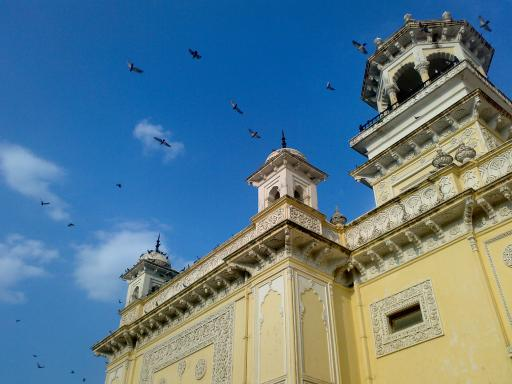
#> input picture Tutorials/Tutorial_6/home.jpg, 512 x 384 px
$ jupyter execute Tutorial6.ipynb   (older library calls are emulated)
#> lines starting #> are read from the running program, lines starting #| are printed output that depends on the picture; after the words box and inside, x2 and y2 are one past the last pixel; in counts of white or black regions, pixels touching at a corner belong together
# ECSE 415 - Intro. To Computer Vision
## Tutorial: Clustering and Segmentation

[cell 1]
import cv2
import numpy as np
from matplotlib import pyplot as plt
from skimage import segmentation, color
from skimage.future import graph
from skimage.segmentation import quickshift

## K-Means Clustering

[cell 2]
# generate data
data = np.float32(
       np.vstack((
       np.random.normal(loc=np.array([5,5]), scale=np.array([3,2]), size=(1000,2)),
       np.random.normal(loc=np.array([-5,-5]), scale=np.array([4,1]), size=(1000,2)))))

# before calling openCV's kmeans, we need to specify the stop criteria
# stop when either 100 iterations or an accuracy of 1 is reached
# define criteria = (type, max_iter=100, epsilon=1.0)
criteria = (cv2.TERM_CRITERIA_EPS + cv2.TERM_CRITERIA_MAX_ITER, 10, 1)


# set number of clusters
K = 2

# apply Kmeans
# cv2.kmeans(data, K, bestLabels, criteria, attempts, flags[, centers]) → retval, bestLabels, centers
# compactness: the sum of squared distance from each point to their corresponding centers
# labels: the label array (each element marked '0', '1', '2', etc.)
# centers: array of centers of clusters

compactness, labels, centers = cv2.kmeans(data, K, None, criteria, 10, flags=cv2.KMEANS_RANDOM_CENTERS)

# can easily split the data into different clusters depending on their labels
A = data[labels.ravel()==0]
B = data[labels.ravel()==1]

plt.figure(figsize=(10,5))
plt.subplot(121)
plt.plot(data[:,0], data[:,1],"ko")
plt.title("Data points")
plt.subplot(122)
plt.scatter(A[:,0], A[:,1], color='b')
plt.scatter(B[:,0], B[:,1], color='r')
plt.scatter(centers[:,0], centers[:,1], s=80, color='y', marker='*')
plt.title("Data points - Labeled")
plt.show()
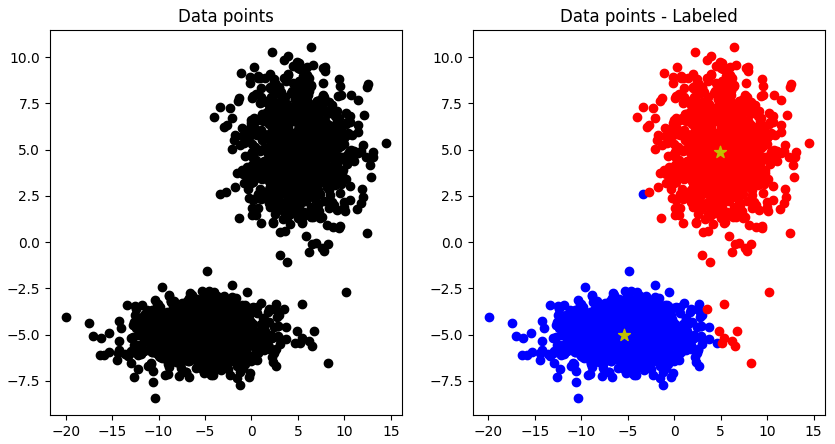
#> figure drawn by matplotlib, 2 panels

[cell 3]
img = cv2.cvtColor(cv2.imread('home.jpg'), cv2.COLOR_BGR2RGB)
Z = img.reshape((-1,3))

# convert to np.float32
Z = np.float32(Z)

# define criteria, number of clusters(K) and apply kmeans()
criteria = (cv2.TERM_CRITERIA_EPS + cv2.TERM_CRITERIA_MAX_ITER, 10, 1.0)
K = 4
ret,label,center=cv2.kmeans(Z,K,None,criteria,10,cv2.KMEANS_RANDOM_CENTERS)
#> ret = 261739872.2; center = [[35.29, 105.9, 171.4], [66.21, 61.51, 41.71], [190.3, 183.6, 148.2], [138.6, 128.5, 92.64]]

# Now convert back into uint8, and make original image
center = np.uint8(center)
#> center = [[35, 105, 171], [66, 61, 41], [190, 183, 148], [138, 128, 92]]
out = center[label.flatten()]
out = out.reshape((img.shape))
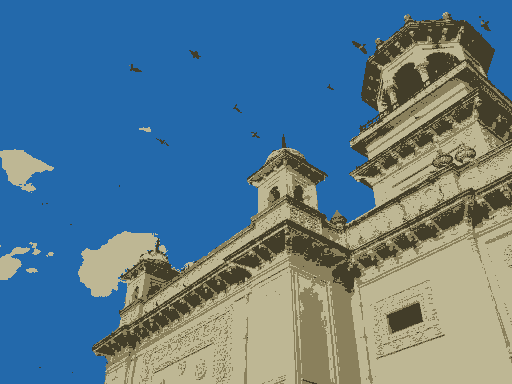
#> out: shape (384, 512, 3); mean R, G, B 91.3, 123.2, 140.9

plt.figure(figsize=(20,20))
plt.subplot(121)
plt.imshow(img)
plt.title("Original Image"), plt.xticks([]), plt.yticks([])
plt.subplot(122)
plt.imshow(out)
plt.title("Segmentated Image"), plt.xticks([]), plt.yticks([])
plt.show()
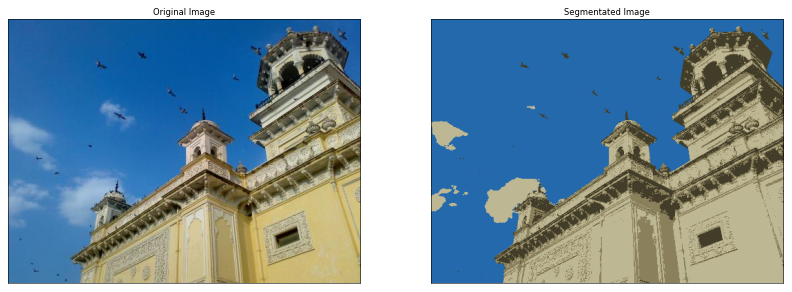
#> figure drawn by matplotlib, 2 panels

[cell 4]
img = cv2.cvtColor(cv2.imread('home.jpg'), cv2.COLOR_BGR2RGB)

# slic(image, n_segments=100, compactness=10.0, max_iter=10,
#     sigma=0, spacing=None, multichannel=True, convert2lab=None,
#     enforce_connectivity=True, min_size_factor=0.5, max_size_factor=3, slic_zero=False)

# n_segments : The (approximate) number of labels in the segmented output image.
# compactness: Balances color proximity and space proximity. Higher values give more weight to space proximity.
# spacing: The voxel spacing along each image dimension. By default, slic assumes uniform spacing.
# multichannel: Whether the last axis of the image is to be interpreted as multiple channels or another spatial dimension.
# enforce_connectivity: Whether the generated segments are connected or not
# min_size_factor: Proportion of the minimum segment size to be removed
# max_size_factor: Proportion of the maximum connected segment size.

labels = segmentation.slic(img, compactness=0.1, n_segments=3)
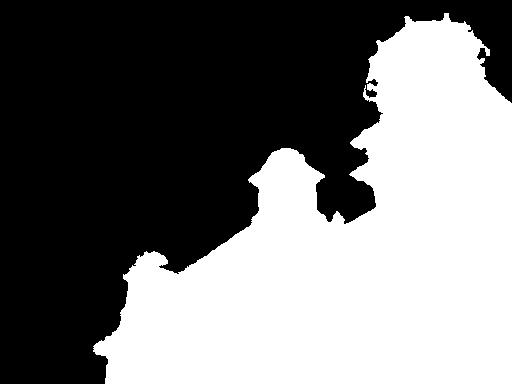
#> labels: shape (384, 512) int64; values 1 (black) and 2 (white), 45.9% white; 1 white region, box (x1, y1, x2, y2) and area: (93, 13, 512, 384) 90190
out = color.label2rgb(labels, img, kind='avg')
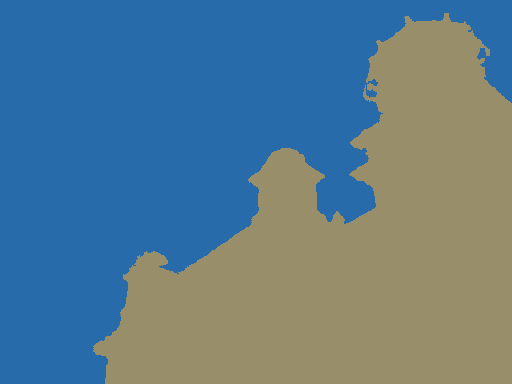
#> out: shape (384, 512, 3); mean R, G, B 90.8, 123.1, 141.2

plt.figure(figsize=(20,20))
plt.subplot(121)
plt.imshow(img)
plt.title("Original Image"), plt.xticks([]), plt.yticks([])
plt.subplot(122)
plt.imshow(out)
plt.title("Segmentated Image"), plt.xticks([]), plt.yticks([])
plt.show()

## MeanShift Segmentation

[cell 5]
# Read image
img = cv2.cvtColor(cv2.imread('pyramids.jpg'), cv2.COLOR_BGR2RGB)
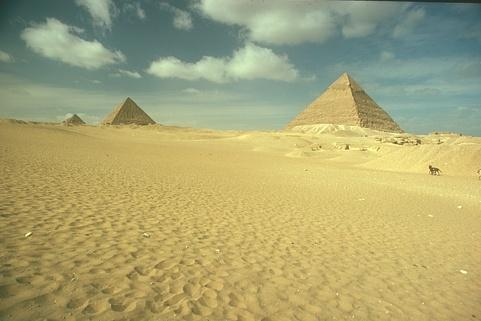
#> input picture Tutorials/Tutorial_6/pyramids.jpg, 481 x 321 px
#> img: shape (321, 481, 3)

#skimage.segmentation.quickshift(image, ratio=1.0, kernel_size=5, max_dist=10,
#                                return_tree=False, sigma=0, convert2lab=True, random_seed=42)
# image(width, height, channels):Input image.
# ratio: ratio of color-space proximity and image-space proximity.
# kernel_size: Variance of Gaussian kernel used in smoothing the sample density.
# max_dist: Cut-off point for data distances.
# return_tree: Whether to return the full segmentation hierarchy tree and distances.
# sigma: Variance of Gaussian smoothing as preprocessing.
# convert2lab: Whether the input should be converted to Lab colorspace prior to segmentation.
# random_seed: Random seed used for breaking ties

# apply meanshift
label = quickshift(img, max_dist=20)
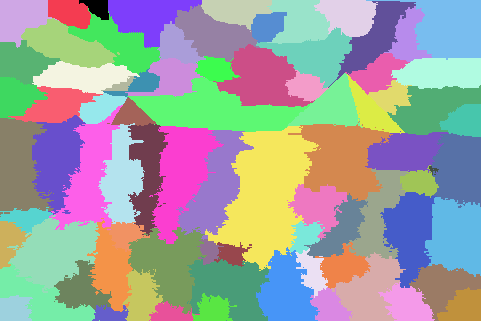
#> label: shape (321, 481) int64; 79 distinct labels, from 0 to 78; one colour per label, 0 black
out = color.label2rgb(label, img, kind='avg')
#> out: shape (321, 481, 3)

# display
plt.figure(figsize=(10,5))
plt.subplot(121), plt.imshow(img)
plt.title("Original Image"), plt.xticks([]), plt.yticks([])
plt.subplot(122), plt.imshow(out)
plt.title("Segmented Image"), plt.xticks([]), plt.yticks([])
plt.show()

## Graph Cut Segmentation

[cell 6]
# Read image
img = cv2.cvtColor(cv2.imread('pyramids.jpg'), cv2.COLOR_BGR2RGB)

# apply k-means. This will generate super pixels
labels1 = segmentation.slic(img, compactness=5, n_segments=400)
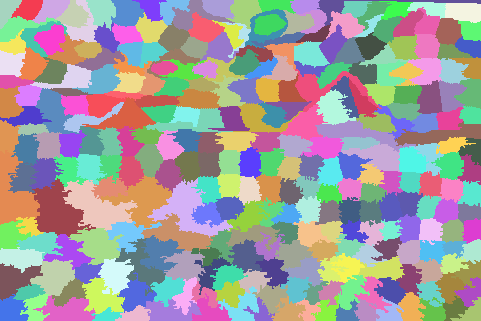
#> labels1: shape (321, 481) int64; 294 distinct labels, from 1 to 294; one colour per label, 0 black
out1 = color.label2rgb(labels1, img, kind='avg')
plt.imshow(out1); plt.show()

# build region adjacency graph
# rag_mean_color(image, labels, connectivity=2, mode='distance', sigma=255.0)
# connectivity: Pixels with a squared distance less than connectivity from each other are considered adjacent.
# mode: {‘distance’, ‘similarity’}
#         ‘distance’ : The weight between two adjacent regions is the |c1−c2|
#         ‘similarity’ : The weight between two adjacent is e−d2/sigma; where d=|c1−c2|
# sigma: Used for computation when mode is “similarity”.

g = graph.rag_mean_color(img, labels1, mode='similarity')

# Apply graph cut
# cut_normalized(labels, rag, thresh=0.001, num_cuts=10, in_place=True, max_edge=1.0)
# labels: The array of labels.
# rag: The region adjacency graph.
# thresh: The threshold. A subgraph won’t be further subdivided if the value of the N-cut exceeds thresh.
# num_cuts: The number or N-cuts to perform before determining the optimal one.
# in_place: If set, modifies rag in place.
# max_edge: The maximum possible value of an edge in the RAG.

labels2 = graph.cut_normalized(labels1, g)
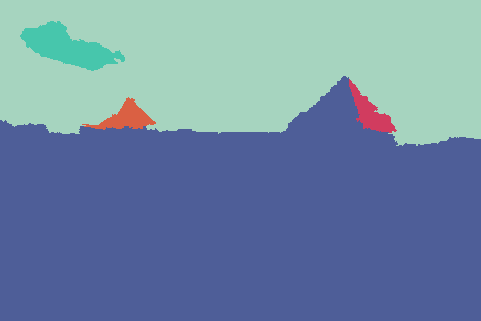
#> labels2: shape (321, 481) int64; 5 distinct labels, from 1 to 112; one colour per label, 0 black
out2 = color.label2rgb(labels2, img, kind='avg')
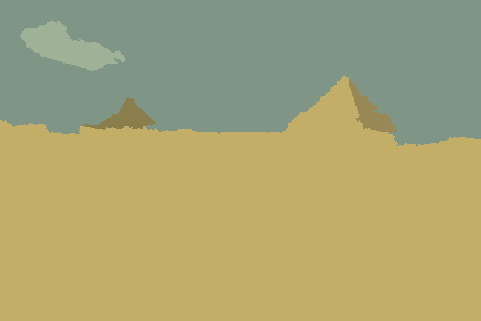
#> out2: shape (321, 481, 3); mean R, G, B 168.8, 164.3, 114.6

# display
plt.figure(figsize=(10,5))
plt.subplot(121), plt.imshow(img)
plt.title("Original Image"), plt.xticks([]), plt.yticks([])
plt.subplot(122), plt.imshow(out2)
plt.title("Segmented Image"), plt.xticks([]), plt.yticks([])
plt.show()
